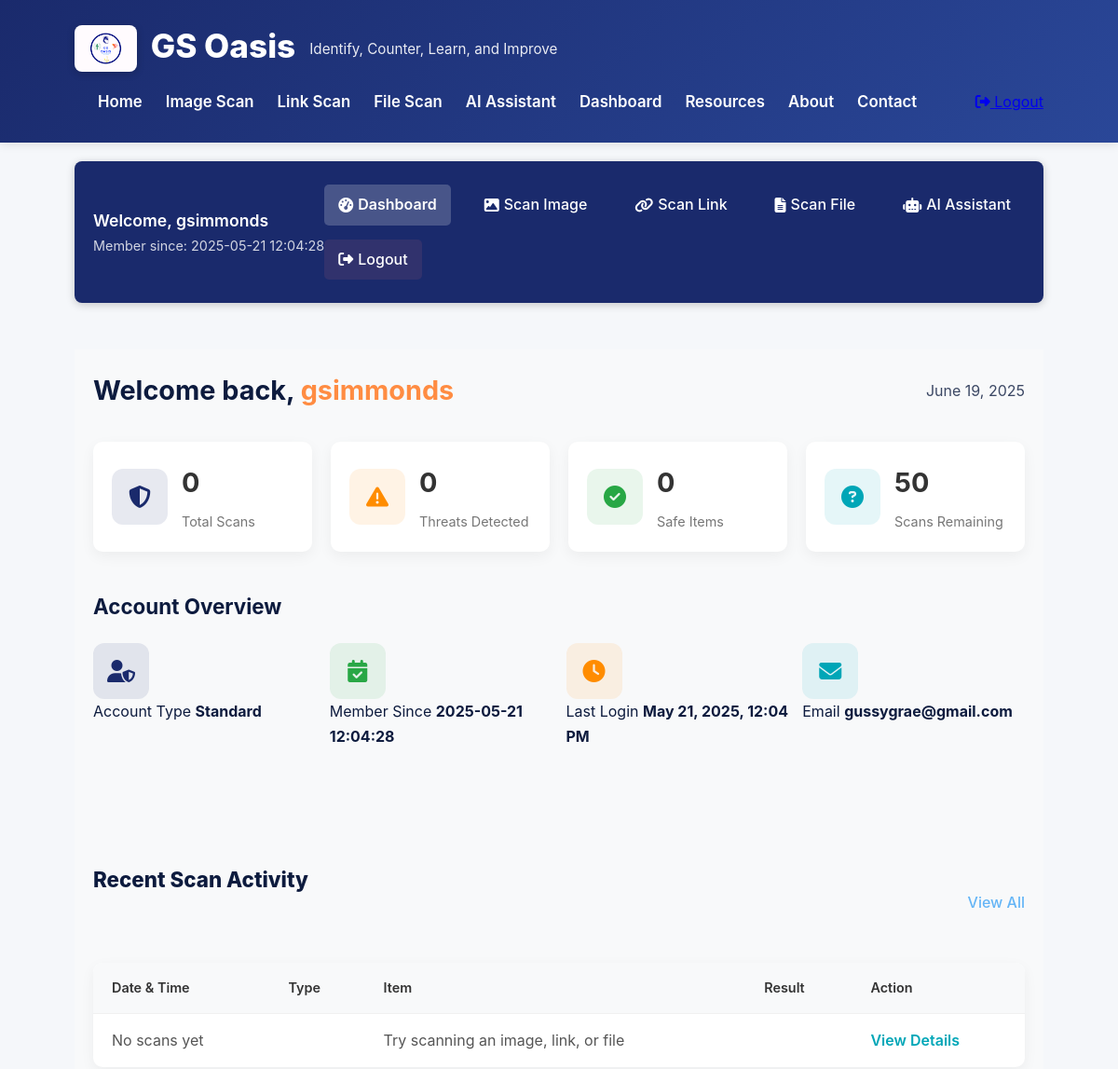
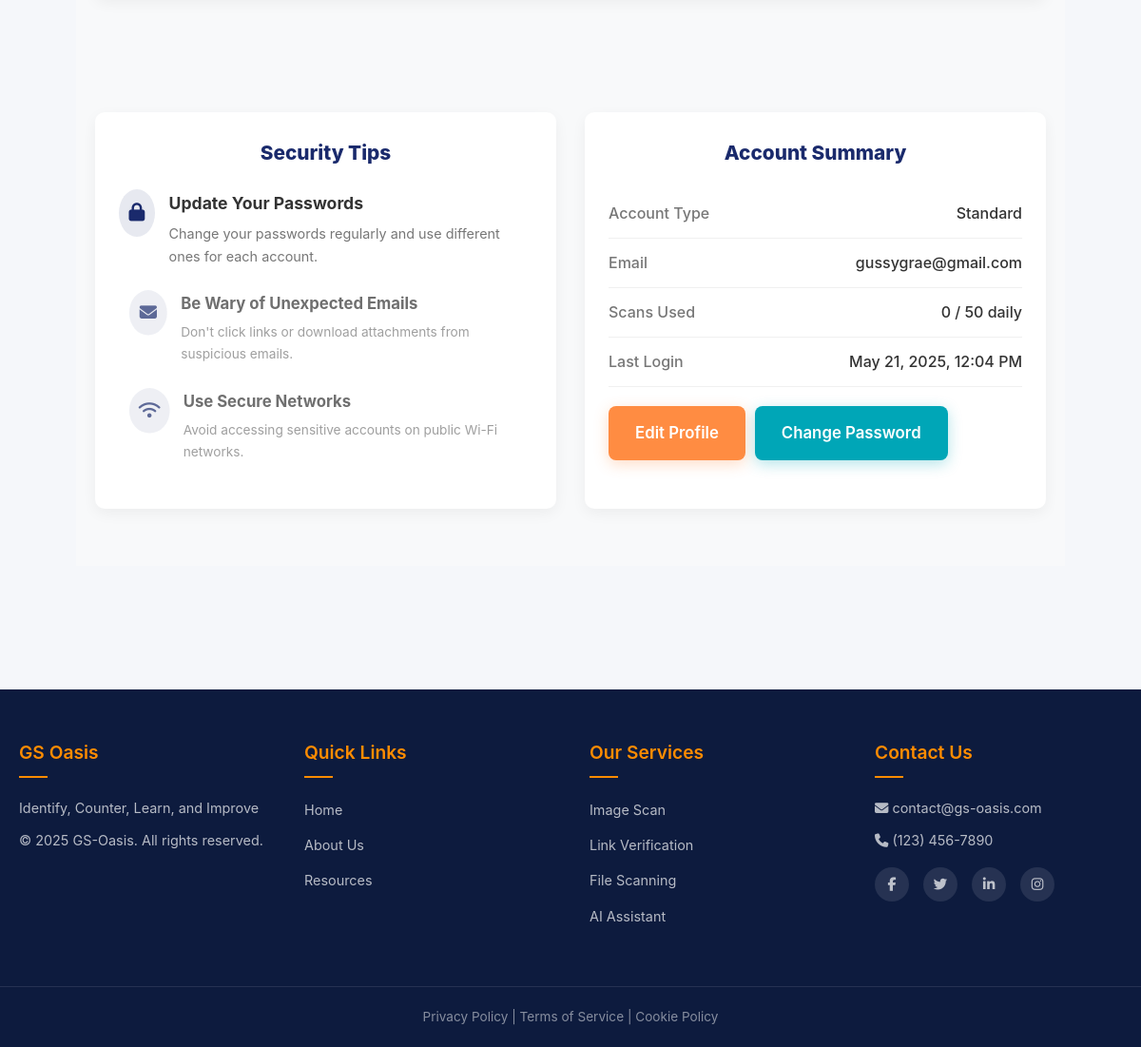
The app's page /dashboard (signed in) with its own data (2 pictures, top to bottom).
### tables this page shows
CREATE TABLE users (
                id INTEGER PRIMARY KEY AUTOINCREMENT,
                username TEXT UNIQUE NOT NULL,
                email TEXT NOT NULL,
                password TEXT NOT NULL,
                created_at TEXT DEFAULT CURRENT_TIMESTAMP,
                last_login TEXT,
                account_type TEXT DEFAULT 'standard'
            );

### app.py (the view, shortened to what this page needs)
@app.route('/dashboard')
@login_required
def dashboard():
    username = session.get('username')
    with sqlite3.connect('database.db') as conn:
        cursor = conn.cursor()
        cursor.execute("PRAGMA table_info(users)")
        columns = [col[1] for col in cursor.fetchall()]
        select_fields = ["email"]
        if 'created_at' in columns:
            select_fields.append('created_at')
        if 'last_login' in columns:
            select_fields.append('last_login')
        query = f"SELECT {', '.join(select_fields)} FROM users WHERE username = ?"
        try:
            cursor.execute(query, (username,))
            user_data = cursor.fetchone()
            if user_data:
                email = user_data[0]
                join_date = "N/A"
                last_login = "N/A"
                field_index = 1
                if 'created_at' in columns and len(user_data) > field_index:
                    join_date = user_data[field_index] if user_data[field_index] else "N/A"
                    field_index += 1
                if 'last_login' in columns and len(user_data) > field_index:
                    last_login = user_data[field_index] if user_data[field_index] else "N/A"
            else:
                email = "N/A"
                join_date = "N/A"
                last_login = "N/A"
        except sqlite3.Error as e:
            print(f"Database error: {str(e)}")
            email = "N/A"
            join_date = "N/A"
            last_login = "N/A"
        user_id = session.get('user_id')
        try:
            cursor.execute("SELECT COUNT(*) FROM scan_history WHERE user_id = ?", (user_id,))
            scan_count = cursor.fetchone()[0] or 0
            cursor.execute("SELECT COUNT(*) FROM scan_history WHERE user_id = ? AND result LIKE '%suspicious%' OR result LIKE '%danger%' OR result LIKE '%scam%'", (user_id,))
            threat_count = cursor.fetchone()[0] or 0
            cursor.execute("SELECT COUNT(*) FROM scan_history WHERE user_id = ? AND result LIKE '%safe%'", (user_id,))
            safe_count = cursor.fetchone()[0] or 0
            daily_limit = 50  # Could make this dynamic based on account type
            remaining_scans = daily_limit - scan_count if scan_count < daily_limit else 0
        except sqlite3.Error as e:
            print(f"Error fetching scan statistics: {e}")
            scan_count = 0
            threat_count = 0
            safe_count = 0
            remaining_scans = 50
        if last_login != "N/A":
            try:
                login_time = time.strptime(last_login, "%Y-%m-%d %H:%M:%S")
                today = time.strftime("%Y-%m-%d")
                if time.strftime("%Y-%m-%d", login_time) == today:
                    last_login = "Today, " + time.strftime("%I:%M %p", login_time)
                else:
                    last_login = time.strftime("%b %d, %Y, %I:%M %p", login_time)
            except:
                pass
        current_date = time.strftime("%B %d, %Y")
        recent_activities = []
        try:
            cursor.execute("""
                SELECT scan_date, scan_type, scan_item, result
                FROM scan_history
                WHERE user_id = ?
                ORDER BY scan_date DESC LIMIT 10
            """, (user_id,))
            history_items = cursor.fetchall()
            if not recent_activities:
                recent_activities = [{
                    "date": "No scans yet",
                    "type": "none",
                    "item": "Try scanning an image, link, or file",
                    "result": "none"
                }]
        except sqlite3.Error as e:
            print(f"Error fetching scan history: {e}")
            recent_activities = [{
                "date": "No scan history available",
                "type": "none",
                "item": "Database error occurred",
                "result": "none"
            }]
    return render_template('dashboard.html',
                          username=username,
                          email=email,
                          join_date=join_date,
                          current_date=current_date,
                          scan_count=scan_count,
                          threat_count=threat_count,
                          safe_count=safe_count,
                          remaining_scans=remaining_scans,
                          last_login=last_login,
                          recent_activities=recent_activities)

### templates/dashboard.html (shortened to what this page needs)
{% extends 'base.html' %}
{% block content %}
<div class="dashboard-container">
    <div class="dashboard-topnav">
        <div class="user-info">
            <span class="welcome-message">Welcome, {{ username }}</span>
            <span class="member-since">Member since: {{ join_date }}</span>
        </div>
        <nav class="top-nav">
            <a href="{{ url_for('dashboard') }}" class="active"><i class="fas fa-tachometer-alt"></i> Dashboard</a>
            <a href="{{ url_for('scan_image') }}"><i class="fas fa-image"></i> Scan Image</a>
            <a href="{{ url_for('scan_link') }}"><i class="fas fa-link"></i> Scan Link</a>
            <a href="{{ url_for('scan_file') }}"><i class="fas fa-file-alt"></i> Scan File</a>
            <a href="{{ url_for('ai_assistant') }}"><i class="fas fa-robot"></i> AI Assistant</a>
            <a href="{{ url_for('logout') }}" class="logout-btn"><i class="fas fa-sign-out-alt"></i> Logout</a>
        </nav>
    </div>
    <div class="dashboard-main">
        <div class="dashboard-header">
            <h1>Welcome back, <span class="highlight">{{ username }}</span></h1>
            <div class="date">{{ current_date }}</div>
        </div>
        <div class="stats-overview">
            <div class="stat-card">
                <div class="stat-icon">
                    <i class="fas fa-shield-alt"></i>
                </div>
                <div class="stat-details">
                    <h3>{{ scan_count }}</h3>
                    <p>Total Scans</p>
                </div>
            </div>
            <div class="stat-card">
                <div class="stat-icon warning">
                    <i class="fas fa-exclamation-triangle"></i>
                </div>
                <div class="stat-details">
                    <h3>{{ threat_count }}</h3>
                    <p>Threats Detected</p>
                </div>
            </div>
            <div class="stat-card">
                <div class="stat-icon success">
                    <i class="fas fa-check-circle"></i>
                </div>
                <div class="stat-details">
                    <h3>{{ safe_count }}</h3>
                    <p>Safe Items</p>
                </div>
            </div>
            <div class="stat-card">
                <div class="stat-icon info">
                    <i class="fas fa-question-circle"></i>
                </div>
                <div class="stat-details">
                    <h3>{{ remaining_scans }}</h3>
                    <p>Scans Remaining</p>
                </div>
            </div>
        </div>
        <div class="quick-actions">
            <h2>Account Overview</h2>
            <div class="action-buttons">
                <div class="account-stat">
                    <div class="stat-icon">
                        <i class="fas fa-user-shield"></i>
                    </div>
                    <div class="stat-info">
                        <span>Account Type</span>
                        <strong>Standard</strong>
                    </div>
                </div>
                <div class="account-stat">
                    <div class="stat-icon success">
                        <i class="fas fa-calendar-check"></i>
                    </div>
                    <div class="stat-info">
                        <span>Member Since</span>
                        <strong>{{ join_date }}</strong>
                    </div>
                </div>
                <div class="account-stat">
                    <div class="stat-icon warning">
                        <i class="fas fa-clock"></i>
                    </div>
                    <div class="stat-info">
                        <span>Last Login</span>
                        <strong>{{ last_login }}</strong>
                    </div>
                </div>
                <div class="account-stat">
                    <div class="stat-icon info">
                        <i class="fas fa-envelope"></i>
                    </div>
                    <div class="stat-info">
                        <span>Email</span>
                        <strong>{{ email }}</strong>
                    </div>
                </div>
            </div>
        </div>
        <section id="history" class="recent-activity">
            <div class="section-header">
                <h2>Recent Scan Activity</h2>
                <a href="#" class="view-all">View All</a>
            </div>
            <div class="activity-table">
                <table>
                    <thead>
                        <tr>
                            <th>Date & Time</th>
                            <th>Type</th>
                            <th>Item</th>
                            <th>Result</th>
                            <th>Action</th>
                        </tr>
                    </thead>
                    <tbody>
                        {% for activity in recent_activities %}
                        <tr>
                            <td>{{ activity.date }}</td>
                            <td>
                            </td>
                            <td>{{ activity.item }}</td>
                            <td>
                            </td>
                            <td><a href="#" class="btn-text">View Details</a></td>
                        </tr>
                        {% endfor %}
                    </tbody>
                </table>
            </div>
        </section>
        <div class="dashboard-row">
            <section id="security" class="security-tips">
                <h2>Security Tips</h2>
                <div class="tip-list">
                    <div class="tip-item">
                        <div class="tip-icon"><i class="fas fa-lock"></i></div>
                        <div class="tip-content">
                            <h3>Update Your Passwords</h3>
                            <p>Change your passwords regularly and use different ones for each account.</p>
                        </div>
                    </div>
                    <div class="tip-item">
                        <div class="tip-icon"><i class="fas fa-envelope"></i></div>
                        <div class="tip-content">
                            <h3>Be Wary of Unexpected Emails</h3>
                            <p>Don't click links or download attachments from suspicious emails.</p>
                        </div>
                    </div>
                    <div class="tip-item">
                        <div class="tip-icon"><i class="fas fa-wifi"></i></div>
                        <div class="tip-content">
                            <h3>Use Secure Networks</h3>
                            <p>Avoid accessing sensitive accounts on public Wi-Fi networks.</p>
                        </div>
                    </div>
                </div>
            </section>
            <section id="settings" class="account-summary">
                <h2>Account Summary</h2>
                <div class="account-details">
                    <div class="detail-row">
                        <div class="detail-label">Account Type</div>
                        <div class="detail-value">Standard</div>
                    </div>
                    <div class="detail-row">
                        <div class="detail-label">Email</div>
                        <div class="detail-value">{{ email }}</div>
                    </div>
                    <div class="detail-row">
                        <div class="detail-label">Scans Used</div>
                        <div class="detail-value">{{ scan_count }} / 50 daily</div>
                    </div>
                    <div class="detail-row">
                        <div class="detail-label">Last Login</div>
                        <div class="detail-value">{{ last_login }}</div>
                    </div>
                    <div class="detail-buttons">
                        <a href="{{ url_for('edit_profile') }}" class="btn btn-primary">Edit Profile</a>
                        <a href="{{ url_for('change_password') }}" class="btn btn-secondary">Change Password</a>
                    </div>
                </div>
            </section>
        </div>
    </div>
</div>
{% endblock %}

### records on screen
users: username "gsimmonds", created_at "2025-05-21 12:04:28", email "gussygrae@gmail.com"

### other values on screen
{{ current_date }} "June 19, 2025"
{{ scan_count }} "0"
{{ threat_count }} "0"
{{ safe_count }} "0"
{{ remaining_scans }} "50"
{{ last_login }} "May 21, 2025, 12:04 PM"
{{ activity.date }} "No scans yet"
{{ activity.item }} "Try scanning an image, link, or file"
